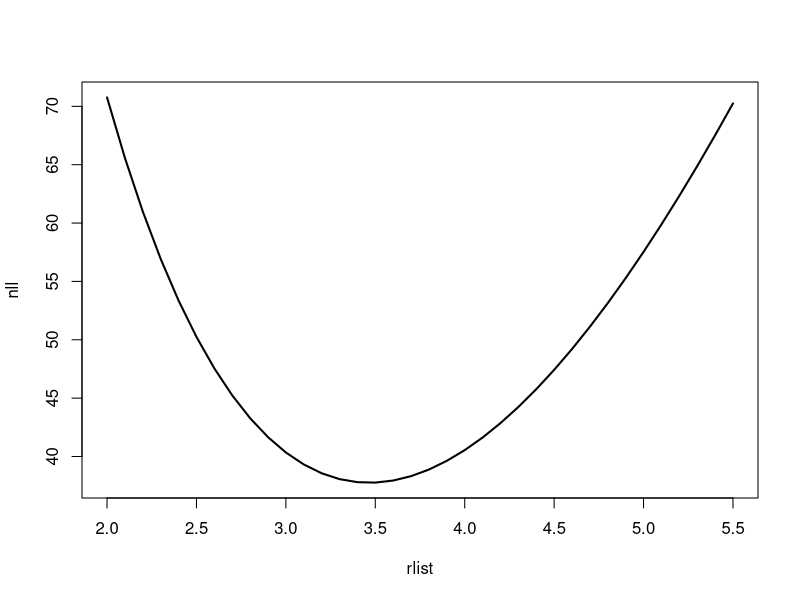

This chart was generated by the following R code:
## ---- chunk 1
x <- c(47, 43, 27, 47, 96)
t <- 15
# Step 1: create an array of values of r to evaluate, using increments of 0.1
rlist <- seq(2, 5.5, by = 0.1)
# Step 2 calculate likelihood for each of these values of r and
# store in an object called "likelihood".  
# Step 2a: create empty matrix to hold negative log likelihood
nll <- rep(NA, length(rlist))
# Steb 2b
# loop through all values of r, calculate the negative log
# likelihood and save to array "nll"
# Remember the function call:
# dpois(x = x, lambda = rlist[i] * t, log = TRUE)
for (i in 1:length(rlist)) {
    nll[i] <- -sum(dpois(x = x,rlist[i] * t, log = T))}
# Step 3: plot the results and see 
# which value of r maximized the probabiltiy 
# of seeing the outcome
plot(rlist, nll, type = "l", lwd = 2)

likelihood <- cbind.data.frame(rlist, nll)
maxlike <- min(nll)
confint <- min(nll)+1.92

#

## ---- chunk 2

# write code to assign the estimated parameter (r) to the value of the input parameter "pars"
r<-3
t <- 15
x <- c(47, 43, 27, 47, 96)
# write code to create the calculate the negative log-likelihood of each observation in "thedata", based on the 
# t and r
r<-3
t <- 15
x <- c(47, 43, 27, 47, 96)
nll.fun <- function(r, x, t) {
  nll <- -sum(dpois(x = x,r * t, log = T))
  return(nll)
}

poisson.soln <- optim(par=r, fn=nll.fun, x = x, t=t, method= "Brent", lower = 0, upper = 10)
print(poisson.soln)

## ---- chunk 3
pars <- c(3,6)
nll.fun.nb <- function(pars, x, t) {
  r <- pars[1]
  k <- pars[2]
  nll <- -sum(dnbinom(x = x,size=k, mu =r * t, log = T))
  return(nll)
}

nb.soln <- optim(par=pars,
                 fn = nll.fun.nb,
                 x=x,
                 t=t,
                 method="Nelder-Mead")

print(nb.soln$par)
## ---- chunk 4
# Create array of potential values for R
# Create array of potential values for k
# Create nested loop: loop through each value of R in teh list, and for each value of R loop through the list of K's and use the negative binomial function to calculate negative likelihood for each R and K combination
# Output results into a matrix, columns are k values, rows are r values, likelihood values stored in the matrix 
# For each R, we take the minimum nll value across all k values
# Put those r values and their nll's into a matrix 
# Find the smallest nll across all r values
# Add 1.92 to the minimum nll of R and find the r values in the matrix whose nll's are less than that confidence interval value 
